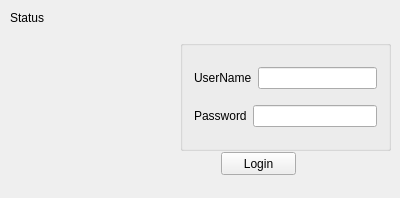
<?xml version="1.0" encoding="UTF-8"?>
<ui version="4.0">
 <class>Widget</class>
 <widget class="QWidget" name="Widget">
  <property name="geometry">
   <rect>
    <x>0</x>
    <y>0</y>
    <width>400</width>
    <height>198</height>
   </rect>
  </property>
  <property name="windowTitle">
   <string>Widget</string>
  </property>
  <widget class="QLabel" name="label">
   <property name="geometry">
    <rect>
     <x>10</x>
     <y>10</y>
     <width>161</width>
     <height>16</height>
    </rect>
   </property>
   <property name="text">
    <string>Status</string>
   </property>
  </widget>
  <widget class="QGroupBox" name="groupBox">
   <property name="geometry">
    <rect>
     <x>180</x>
     <y>40</y>
     <width>211</width>
     <height>111</height>
    </rect>
   </property>
   <property name="title">
    <string/>
   </property>
   <layout class="QVBoxLayout" name="verticalLayout">
    <item>
     <layout class="QHBoxLayout" name="horizontalLayout_2">
      <item>
       <widget class="QLabel" name="labelUserName">
        <property name="text">
         <string>UserName</string>
        </property>
       </widget>
      </item>
      <item>
       <widget class="QLineEdit" name="lineEditUserName"/>
      </item>
     </layout>
    </item>
    <item>
     <layout class="QHBoxLayout" name="horizontalLayout">
      <item>
       <widget class="QLabel" name="labelPassword">
        <property name="text">
         <string>Password</string>
        </property>
       </widget>
      </item>
      <item>
       <widget class="QLineEdit" name="lineEditPassword"/>
      </item>
     </layout>
    </item>
   </layout>
  </widget>
  <widget class="QPushButton" name="ButtonLogin">
   <property name="geometry">
    <rect>
     <x>221</x>
     <y>152</y>
     <width>75</width>
     <height>23</height>
    </rect>
   </property>
   <property name="text">
    <string>Login</string>
   </property>
  </widget>
  <widget class="QLabel" name="label_pic">
   <property name="geometry">
    <rect>
     <x>20</x>
     <y>40</y>
     <width>151</width>
     <height>161</height>
    </rect>
   </property>
   <property name="text">
    <string/>
   </property>
  </widget>
 </widget>
 <layoutdefault spacing="6" margin="11"/>
 <resources/>
 <connections/>
</ui>
